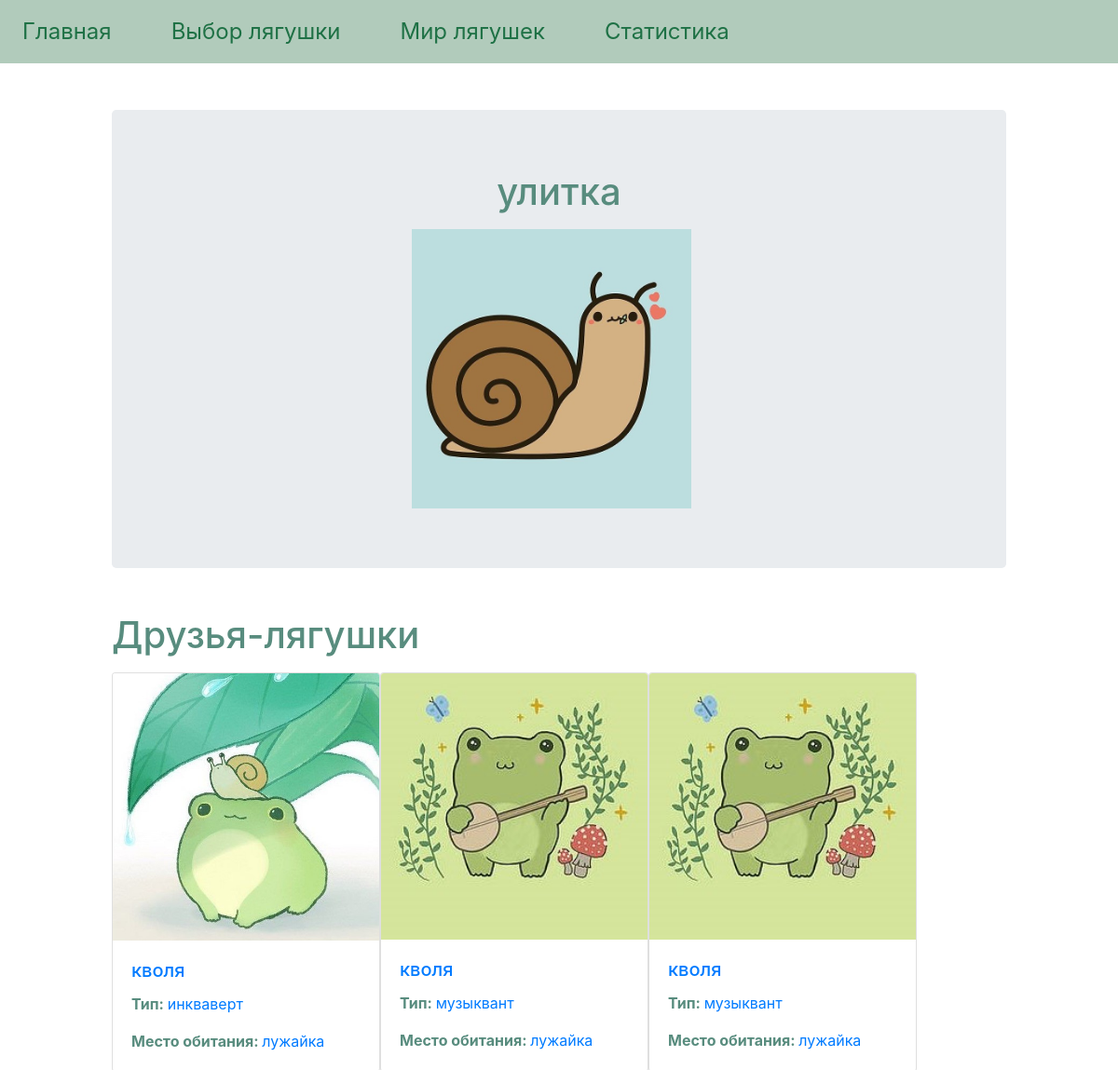
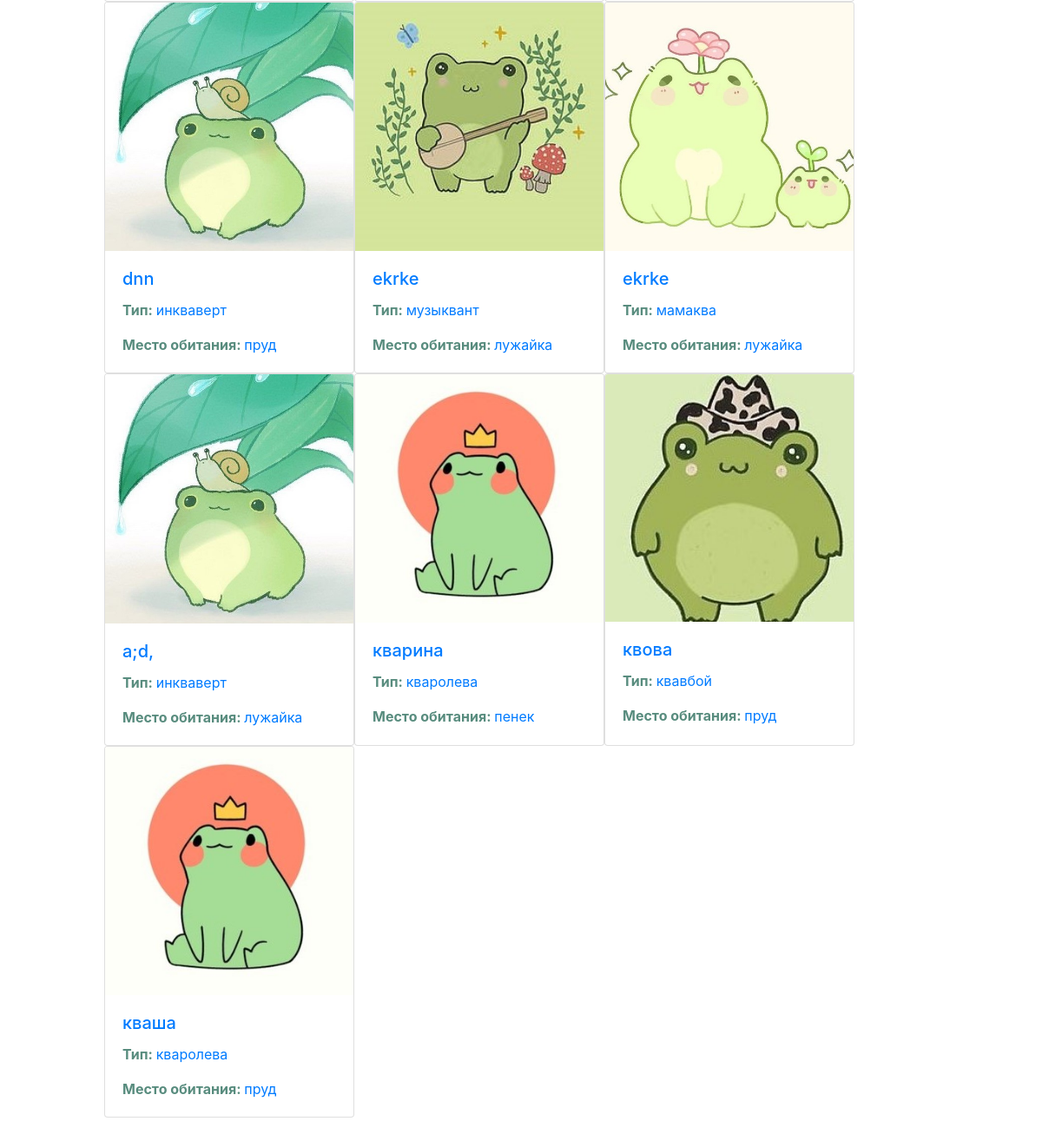
The app's page /friend/1 with its own data (2 pictures, top to bottom).
### models.py (models this page shows)
class Friends(db.Model):
    __tablename__ = 'friends'
    friend_id = db.Column('id', db.Integer, primary_key=True)
    friend_name = db.Column(db.Text)
    friend_img = db.Column(db.Text)

class Types(db.Model):
    __tablename__ = 'frog_types'
    type_id = db.Column('id', db.Integer, primary_key=True)
    type_name = db.Column(db.Text)
    type_img = db.Column(db.Text)

class Frogs(db.Model):
    __tablename__ = 'frogs'
    frog_id = db.Column('id', db.Integer, primary_key=True)
    human_name = db.Column(db.Text)
    frog_name = db.Column(db.Text)
    frog_type_id = db.Column('type_id', db.Integer, ForeignKey('frog_types.id'))
    frog_type = db.relationship('Types')
    place_id = db.Column('place_id', db.Integer, ForeignKey('places.id'))
    place = db.relationship('Places')

class Places(db.Model):
    __tablename__ = 'places'
    place_id = db.Column('id', db.Integer, primary_key=True)
    place_name = db.Column(db.Text)
    place_img = db.Column(db.Text)

### myapp.py (the view)
@app.route('/friend/<friend_id>')
def friend_info(friend_id):
    friend_info = Friends.query.get(friend_id)
    frogs = db.session.query(Frogs, Places, Types)\
            .join(Types) \
            .join(Places) \
            .join(FrogToFriend) \
            .filter(FrogToFriend.friend_id==friend_id).all()
    return render_template("friend.html", friend_info=friend_info, frogs=frogs)

### templates/friend.html (shortened to what this page needs)
{% extends 'base.html' %}
{% block content %}
<div class="jumbotron">
    <h1 style="color: #588c7e;" class="mb-3 d-flex justify-content-center">{{friend_info.friend_name}}</h1>
    <div class="d-flex justify-content-center">
        <img src="..\static\{{friend_info.friend_img}}" class="mr-3" width="300">
    </div>
</div>
<h1 style="color: #588c7e;" class="mt-5 mb-3 ">Друзья-лягушки</h1>
<div class="d-flex flex-wrap align-content-around mt-3">
    {% for i in range(0, frogs|length) %}
    <div class="card pa-8" style="width: 18rem;">
        <img class="card-img-top" src="..\static\{{frogs[i].Types.type_img}}" alt="Card image cap">
        <div class="card-body">
            <h5 class="card-title" style="color: #588c7e;"><a href="/frog/{{frogs[i].Frogs.frog_id}}">{{
                    frogs[i].Frogs.frog_name }}</a></h5>
            <p class="card-text" style="color: #588c7e;"><a style="font-weight: bold;">Тип: </a>
                <a href="/type/{{frogs[i].Types.type_id}}">{{frogs[i].Types.type_name}}</a>
            </p>
            <p class="card-text" style="color: #588c7e;"><a style="font-weight: bold;">Место обитания: </a>
                <a href="/type/{{frogs[i].Places.place_id}}">{{frogs[i].Places.place_name}}</a>
            </p>
        </div>
    </div>
    {% endfor %}
</div>
{% endblock %}

### templates/base.html (shortened to what this page needs)
<!DOCTYPE html>
<html lang="en">
<head>
    <link rel="stylesheet" href="https://cdn.jsdelivr.net/npm/bootstrap@4.5.3/dist/css/bootstrap.min.css">
</head>
<body>
    <nav class="navbar navbar-expand-lg navbar-light" style="background-color: #b1cbbb;">
      <div class="collapse navbar-collapse" id="navbarText">
        <ul class="navbar-nav mr-auto">
          <li class="nav-item">
            <a class="nav-link" href="/" style="color: #1e7145; font-size: x-large;">Главная</a>
          </li>
          <li class="nav-item">
            <a class="nav-link ml-5" href="/form" style="color: #1e7145; font-size: x-large;">Выбор лягушки</a>
          </li>
          <li class="nav-item">
            <a class="nav-link ml-5" href="/world" style="color: #1e7145; font-size: x-large;">Мир лягушек</a>
          </li>
          <li class="nav-item">
            <a class="nav-link ml-5" href="/statistics" style="color: #1e7145; font-size: x-large;">Статистика</a>
          </li>
      </ul>
      </div>
    </nav>
    <div style="margin: 50px 10%">
        {% block content %} {% endblock %}
    </div>
</body>
</html>

### records on screen
Friends: friend_name "улитка", friend_img (picture)
Types: type_img (picture), type_name "инкваверт" "инкваверт" "инкваверт"
Frogs: frog_name "кволя"
Places: place_name "лужайка" "лужайка" "лужайка" "лужайка" "лужайка" "лужайка"
Types: type_img (picture), type_name "музыквант" "музыквант" "музыквант"
Frogs: frog_name "кволя"
Frogs: frog_name "кволя"
Frogs: frog_name "dnn"
Places: place_name "пруд" "пруд" "пруд"
Frogs: frog_name "ekrke"
Types: type_img (picture), type_name "мамаква"
Frogs: frog_name "ekrke"
Frogs: frog_name "a;d,"
Types: type_img (picture), type_name "кваролева" "кваролева"
Frogs: frog_name "кварина"
Places: place_name "пенек"
Types: type_img (picture), type_name "квавбой"
Frogs: frog_name "квова"
Frogs: frog_name "кваша"
